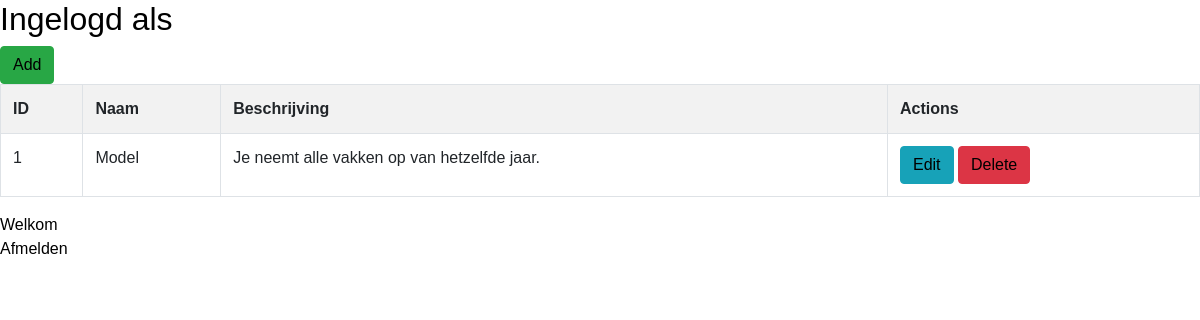
/index.php/traject, run on the app's committed database.
### tables this page shows
CREATE TABLE `traject` (
  `id` int(50) NOT NULL,
  `naam` varchar(255) NOT NULL,
  `beschrijving` varchar(255) NOT NULL
);

### application/controllers/Traject.php (called while the page is built, shortened)
<?php
class Traject extends CI_Controller{
    function __construct()
    {
        $this->load->model('Traject_model');
    }
    function index()
    {
        $data['traject'] = $this->Traject_model->get_all_traject();
        $data['_view'] = 'traject/index';
        $this->load->view('layouts/main',$data);
    }
}

### index.php (called while the page is built, shortened)
<?php
require_once BASEPATH.'core/CodeIgniter.php';

### application/models/Traject_model.php (called while the page is built, shortened)
<?php
class Traject_model extends CI_Model
{
    function get_all_traject()
    {
        $this->db->order_by('id', 'desc');
        return $this->db->get('traject')->result_array();
    }
}

### application/views/traject/index.php (the view, shortened to what this page needs)
<h2>Ingelogd als
</h2>
<div class="pull-right">
	<a href="<?php echo site_url('traject/add'); ?>" class="btn btn-success">Add</a>
</div>
<table class="table table-striped table-bordered">
    <tr>
		<th>ID</th>
		<th>Naam</th>
		<th>Beschrijving</th>
		<th>Actions</th>
    </tr>
	<?php foreach($traject as $t){ ?>
    <tr>
		<td><?php echo $t['id']; ?></td>
		<td><?php echo $t['naam']; ?></td>
		<td><?php echo $t['beschrijving']; ?></td>
		<td>
            <a href="<?php echo site_url('traject/edit/'.$t['id']); ?>" class="btn btn-info btn-xs">Edit</a>
            <a href="<?php echo site_url('traject/remove/'.$t['id']); ?>" class="btn btn-danger btn-xs">Delete</a>
        </td>
    </tr>
	<?php } ?>
</table>
Welkom
<?php echo divAnchor('Gebruiker/meldAf', 'Afmelden');?>

### application/css/style.css (style rules this page uses)
body { height: 100%; margin: 0px; padding: 0px; font-family: Verdana, Arial, Helvetica, sans-serif; color: black; background-color: white; }
a:link { color: black; }

### data on the page
traject: id "1", naam "Model", beschrijving "Je neemt alle vakken op van hetzelfde jaar."

### other printed values
anchor($uri, $title, $attributes) "Afmelden"
